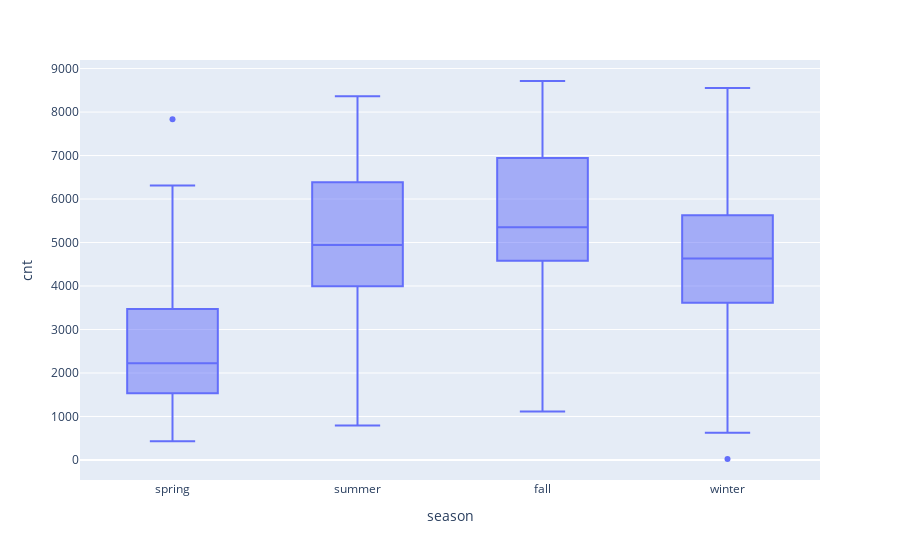
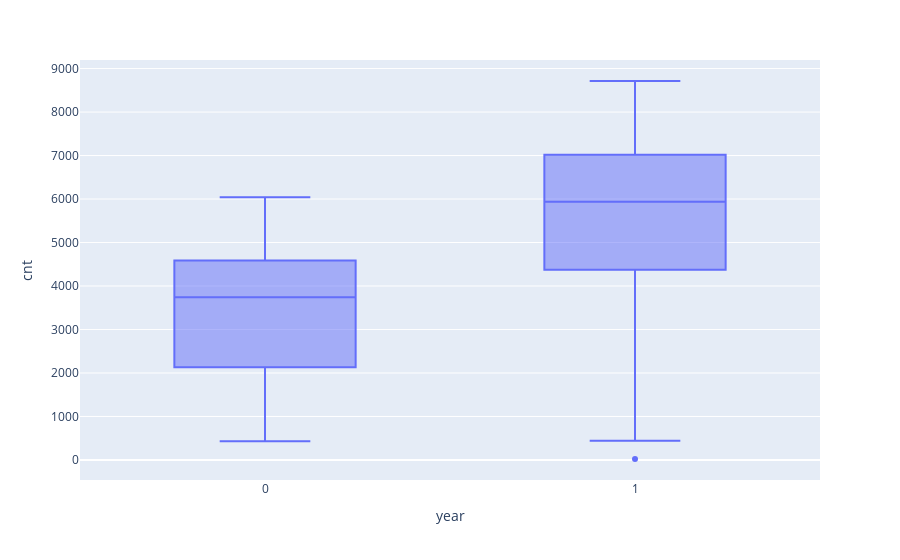
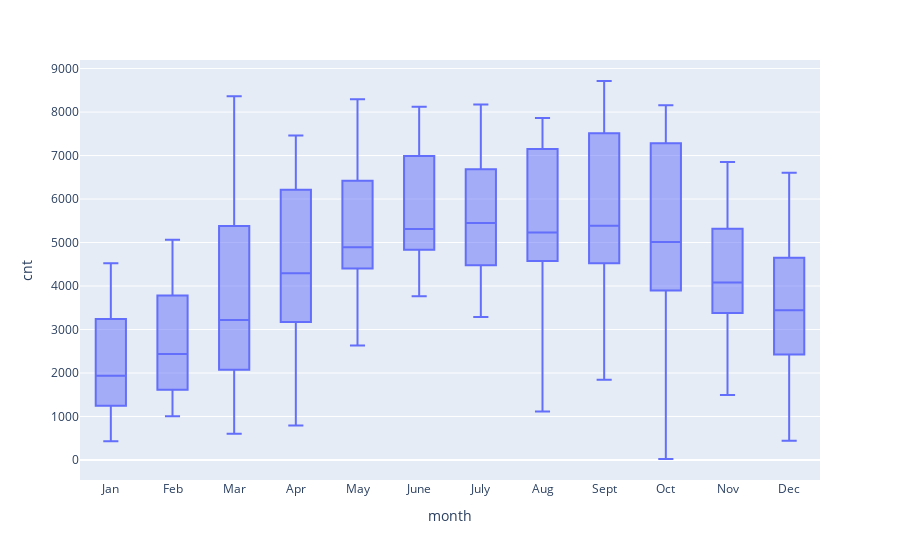
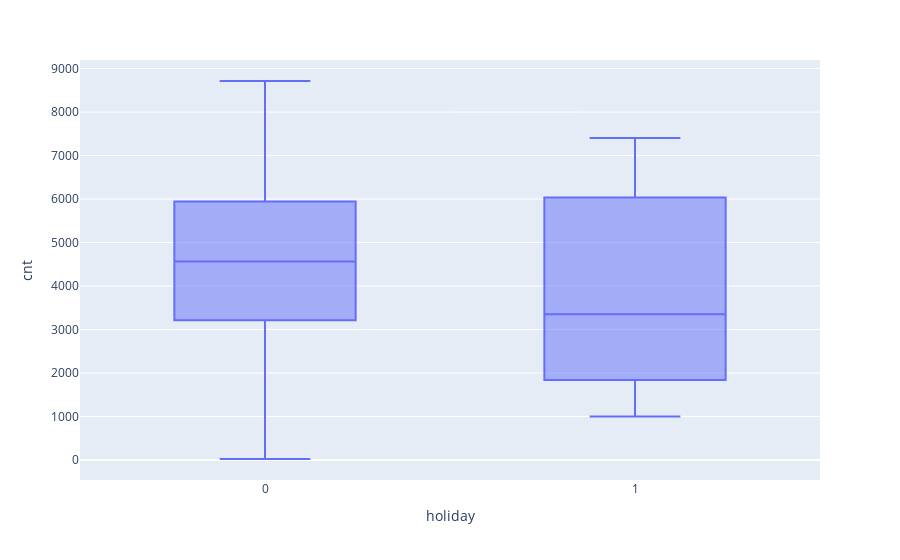

The notebook cell these images were saved under, in order:
### Markdown cell above
#### Visualising Categorical Variables

### Code cell
# More detailed display of statistics

for i in cat_cols:
    fig = px.box (bike_sharing_dataset, x=bike_sharing_dataset[i],y=bike_sharing_dataset["cnt"])
    fig.show()

### Figure 1 — Plotly figure (JSON) as saved in the notebook; plotly's stock layout.template omitted (floating-point values rounded to 4 significant figures; data arrays with more than 128 entries replaced by an {"elided": "..."} marker saying what was removed)
{"data": [{"alignmentgroup": "True", "hovertemplate": "season=%{x}<br>cnt=%{y}<extra></extra>", "legendgroup": "", "marker": {"color": "#636efa"}, "name": "", "notched": false, "offsetgroup": "", "orientation": "v", "showlegend": false, "type": "box", "x": {"elided": "730 str values"}, "x0": " ", "xaxis": "x", "y": {"elided": "730 int values"}, "y0": " ", "yaxis": "y"}], "layout": {"boxmode": "group", "legend": {"tracegroupgap": 0}, "margin": {"t": 60}, "xaxis": {"anchor": "y", "domain": [0, 1], "title": {"text": "season"}}, "yaxis": {"anchor": "x", "domain": [0, 1], "title": {"text": "cnt"}}}}

### Figure 2 — Plotly figure (JSON) as saved in the notebook; plotly's stock layout.template omitted (floating-point values rounded to 4 significant figures; data arrays with more than 128 entries replaced by an {"elided": "..."} marker saying what was removed)
{"data": [{"alignmentgroup": "True", "hovertemplate": "year=%{x}<br>cnt=%{y}<extra></extra>", "legendgroup": "", "marker": {"color": "#636efa"}, "name": "", "notched": false, "offsetgroup": "", "orientation": "v", "showlegend": false, "type": "box", "x": {"elided": "730 int values"}, "x0": " ", "xaxis": "x", "y": {"elided": "730 int values"}, "y0": " ", "yaxis": "y"}], "layout": {"boxmode": "group", "legend": {"tracegroupgap": 0}, "margin": {"t": 60}, "xaxis": {"anchor": "y", "domain": [0, 1], "title": {"text": "year"}}, "yaxis": {"anchor": "x", "domain": [0, 1], "title": {"text": "cnt"}}}}

### Figure 3 — Plotly figure (JSON) as saved in the notebook; plotly's stock layout.template omitted (floating-point values rounded to 4 significant figures; data arrays with more than 128 entries replaced by an {"elided": "..."} marker saying what was removed)
{"data": [{"alignmentgroup": "True", "hovertemplate": "month=%{x}<br>cnt=%{y}<extra></extra>", "legendgroup": "", "marker": {"color": "#636efa"}, "name": "", "notched": false, "offsetgroup": "", "orientation": "v", "showlegend": false, "type": "box", "x": {"elided": "730 str values"}, "x0": " ", "xaxis": "x", "y": {"elided": "730 int values"}, "y0": " ", "yaxis": "y"}], "layout": {"boxmode": "group", "legend": {"tracegroupgap": 0}, "margin": {"t": 60}, "xaxis": {"anchor": "y", "domain": [0, 1], "title": {"text": "month"}}, "yaxis": {"anchor": "x", "domain": [0, 1], "title": {"text": "cnt"}}}}

### Figure 4 — Plotly figure (JSON) as saved in the notebook; plotly's stock layout.template omitted (floating-point values rounded to 4 significant figures; data arrays with more than 128 entries replaced by an {"elided": "..."} marker saying what was removed)
{"data": [{"alignmentgroup": "True", "hovertemplate": "holiday=%{x}<br>cnt=%{y}<extra></extra>", "legendgroup": "", "marker": {"color": "#636efa"}, "name": "", "notched": false, "offsetgroup": "", "orientation": "v", "showlegend": false, "type": "box", "x": {"elided": "730 int values"}, "x0": " ", "xaxis": "x", "y": {"elided": "730 int values"}, "y0": " ", "yaxis": "y"}], "layout": {"boxmode": "group", "legend": {"tracegroupgap": 0}, "margin": {"t": 60}, "xaxis": {"anchor": "y", "domain": [0, 1], "title": {"text": "holiday"}}, "yaxis": {"anchor": "x", "domain": [0, 1], "title": {"text": "cnt"}}}}
